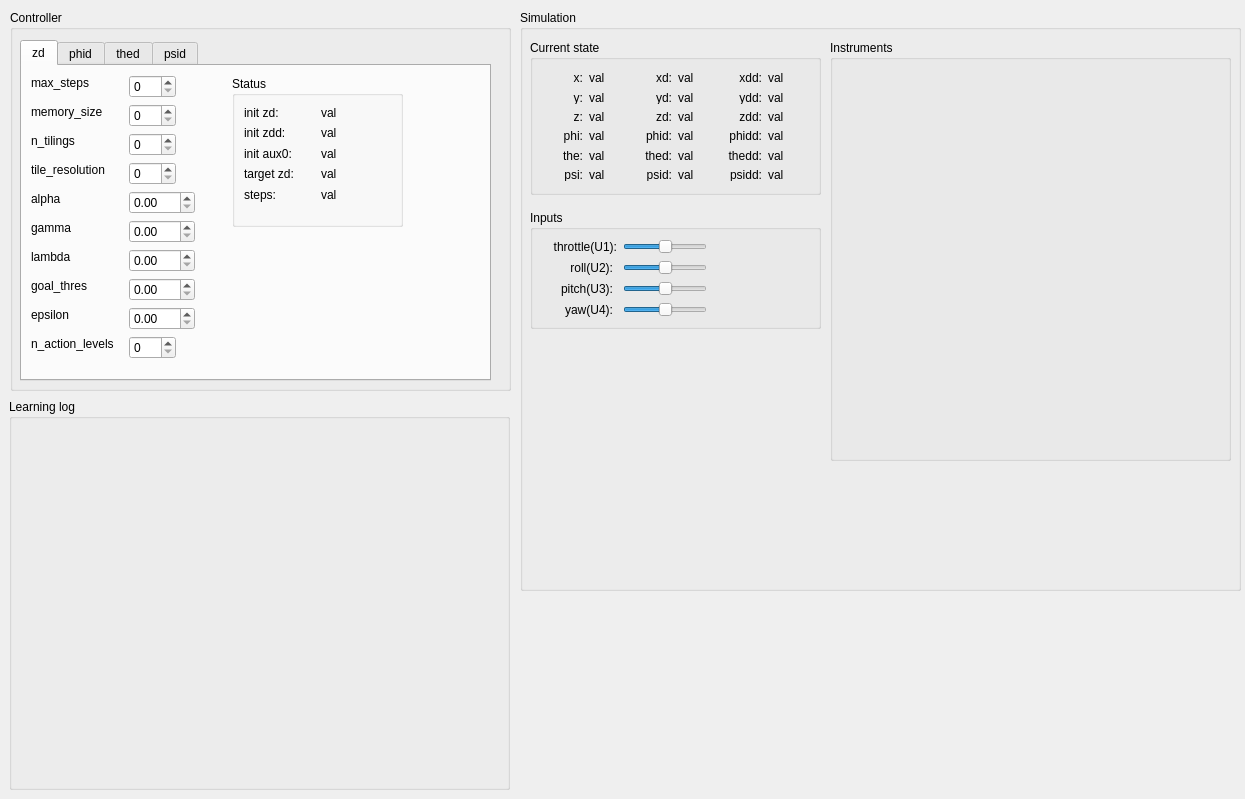
<?xml version="1.0" encoding="UTF-8"?>
<ui version="4.0">
 <class>main_app_ui</class>
 <widget class="QMainWindow" name="main_app_ui">
  <property name="windowModality">
   <enum>Qt::ApplicationModal</enum>
  </property>
  <property name="geometry">
   <rect>
    <x>0</x>
    <y>0</y>
    <width>1245</width>
    <height>799</height>
   </rect>
  </property>
  <property name="windowTitle">
   <string>main_app</string>
  </property>
  <widget class="QWidget" name="centralWidget">
   <widget class="QGroupBox" name="groupBox">
    <property name="geometry">
     <rect>
      <x>10</x>
      <y>10</y>
      <width>501</width>
      <height>381</height>
     </rect>
    </property>
    <property name="title">
     <string>Controller</string>
    </property>
    <widget class="QTabWidget" name="tabWidget">
     <property name="geometry">
      <rect>
       <x>10</x>
       <y>30</y>
       <width>471</width>
       <height>341</height>
      </rect>
     </property>
     <property name="currentIndex">
      <number>0</number>
     </property>
     <widget class="QWidget" name="tab">
      <attribute name="title">
       <string>zd</string>
      </attribute>
      <widget class="QLabel" name="label">
       <property name="geometry">
        <rect>
         <x>9</x>
         <y>9</y>
         <width>65</width>
         <height>16</height>
        </rect>
       </property>
       <property name="text">
        <string>max_steps</string>
       </property>
      </widget>
      <widget class="QSpinBox" name="spinBox">
       <property name="geometry">
        <rect>
         <x>107</x>
         <y>9</y>
         <width>47</width>
         <height>23</height>
        </rect>
       </property>
      </widget>
      <widget class="QLabel" name="label_2">
       <property name="geometry">
        <rect>
         <x>9</x>
         <y>38</y>
         <width>80</width>
         <height>16</height>
        </rect>
       </property>
       <property name="text">
        <string>memory_size</string>
       </property>
      </widget>
      <widget class="QSpinBox" name="spinBox_2">
       <property name="geometry">
        <rect>
         <x>107</x>
         <y>38</y>
         <width>47</width>
         <height>23</height>
        </rect>
       </property>
      </widget>
      <widget class="QLabel" name="label_3">
       <property name="geometry">
        <rect>
         <x>9</x>
         <y>67</y>
         <width>50</width>
         <height>16</height>
        </rect>
       </property>
       <property name="text">
        <string>n_tilings</string>
       </property>
      </widget>
      <widget class="QSpinBox" name="spinBox_3">
       <property name="geometry">
        <rect>
         <x>107</x>
         <y>67</y>
         <width>47</width>
         <height>23</height>
        </rect>
       </property>
      </widget>
      <widget class="QSpinBox" name="spinBox_4">
       <property name="geometry">
        <rect>
         <x>107</x>
         <y>96</y>
         <width>47</width>
         <height>23</height>
        </rect>
       </property>
      </widget>
      <widget class="QDoubleSpinBox" name="doubleSpinBox">
       <property name="geometry">
        <rect>
         <x>107</x>
         <y>125</y>
         <width>66</width>
         <height>23</height>
        </rect>
       </property>
      </widget>
      <widget class="QLabel" name="label_4">
       <property name="geometry">
        <rect>
         <x>9</x>
         <y>96</y>
         <width>85</width>
         <height>16</height>
        </rect>
       </property>
       <property name="text">
        <string>tile_resolution</string>
       </property>
      </widget>
      <widget class="QDoubleSpinBox" name="doubleSpinBox_2">
       <property name="geometry">
        <rect>
         <x>107</x>
         <y>154</y>
         <width>66</width>
         <height>23</height>
        </rect>
       </property>
      </widget>
      <widget class="QLabel" name="label_5">
       <property name="geometry">
        <rect>
         <x>9</x>
         <y>125</y>
         <width>34</width>
         <height>16</height>
        </rect>
       </property>
       <property name="text">
        <string>alpha</string>
       </property>
      </widget>
      <widget class="QDoubleSpinBox" name="doubleSpinBox_3">
       <property name="geometry">
        <rect>
         <x>107</x>
         <y>183</y>
         <width>66</width>
         <height>23</height>
        </rect>
       </property>
      </widget>
      <widget class="QLabel" name="label_7">
       <property name="geometry">
        <rect>
         <x>9</x>
         <y>183</y>
         <width>45</width>
         <height>16</height>
        </rect>
       </property>
       <property name="text">
        <string>lambda</string>
       </property>
      </widget>
      <widget class="QLabel" name="label_6">
       <property name="geometry">
        <rect>
         <x>9</x>
         <y>154</y>
         <width>46</width>
         <height>16</height>
        </rect>
       </property>
       <property name="text">
        <string>gamma</string>
       </property>
      </widget>
      <widget class="QLabel" name="label_8">
       <property name="geometry">
        <rect>
         <x>9</x>
         <y>212</y>
         <width>63</width>
         <height>16</height>
        </rect>
       </property>
       <property name="text">
        <string>goal_thres</string>
       </property>
      </widget>
      <widget class="QDoubleSpinBox" name="doubleSpinBox_4">
       <property name="geometry">
        <rect>
         <x>107</x>
         <y>212</y>
         <width>66</width>
         <height>23</height>
        </rect>
       </property>
      </widget>
      <widget class="QLabel" name="label_9">
       <property name="geometry">
        <rect>
         <x>9</x>
         <y>241</y>
         <width>43</width>
         <height>16</height>
        </rect>
       </property>
       <property name="text">
        <string>epsilon</string>
       </property>
      </widget>
      <widget class="QDoubleSpinBox" name="doubleSpinBox_5">
       <property name="geometry">
        <rect>
         <x>107</x>
         <y>241</y>
         <width>66</width>
         <height>23</height>
        </rect>
       </property>
      </widget>
      <widget class="QLabel" name="label_10">
       <property name="geometry">
        <rect>
         <x>9</x>
         <y>270</y>
         <width>92</width>
         <height>16</height>
        </rect>
       </property>
       <property name="text">
        <string>n_action_levels</string>
       </property>
      </widget>
      <widget class="QSpinBox" name="spinBox_5">
       <property name="geometry">
        <rect>
         <x>107</x>
         <y>270</y>
         <width>47</width>
         <height>23</height>
        </rect>
       </property>
      </widget>
      <widget class="QGroupBox" name="groupBox_6">
       <property name="geometry">
        <rect>
         <x>210</x>
         <y>10</y>
         <width>171</width>
         <height>151</height>
        </rect>
       </property>
       <property name="title">
        <string>Status</string>
       </property>
       <widget class="QLabel" name="label_21">
        <property name="geometry">
         <rect>
          <x>12</x>
          <y>29</y>
          <width>41</width>
          <height>16</height>
         </rect>
        </property>
        <property name="text">
         <string>init zd:</string>
        </property>
       </widget>
       <widget class="QLabel" name="init_zd_val">
        <property name="geometry">
         <rect>
          <x>89</x>
          <y>29</y>
          <width>71</width>
          <height>16</height>
         </rect>
        </property>
        <property name="text">
         <string>val</string>
        </property>
       </widget>
       <widget class="QLabel" name="label_25">
        <property name="geometry">
         <rect>
          <x>12</x>
          <y>49</y>
          <width>49</width>
          <height>16</height>
         </rect>
        </property>
        <property name="text">
         <string>init zdd:</string>
        </property>
       </widget>
       <widget class="QLabel" name="init_zdd_val">
        <property name="geometry">
         <rect>
          <x>89</x>
          <y>49</y>
          <width>71</width>
          <height>16</height>
         </rect>
        </property>
        <property name="text">
         <string>val</string>
        </property>
       </widget>
       <widget class="QLabel" name="label_22">
        <property name="geometry">
         <rect>
          <x>12</x>
          <y>70</y>
          <width>57</width>
          <height>16</height>
         </rect>
        </property>
        <property name="text">
         <string>init aux0:</string>
        </property>
       </widget>
       <widget class="QLabel" name="init_aux0_val">
        <property name="geometry">
         <rect>
          <x>89</x>
          <y>70</y>
          <width>71</width>
          <height>16</height>
         </rect>
        </property>
        <property name="text">
         <string>val</string>
        </property>
       </widget>
       <widget class="QLabel" name="label_24">
        <property name="geometry">
         <rect>
          <x>12</x>
          <y>90</y>
          <width>59</width>
          <height>16</height>
         </rect>
        </property>
        <property name="text">
         <string>target zd:</string>
        </property>
       </widget>
       <widget class="QLabel" name="target_zd_val">
        <property name="geometry">
         <rect>
          <x>89</x>
          <y>90</y>
          <width>71</width>
          <height>16</height>
         </rect>
        </property>
        <property name="text">
         <string>val</string>
        </property>
       </widget>
       <widget class="QLabel" name="label_26">
        <property name="geometry">
         <rect>
          <x>12</x>
          <y>111</y>
          <width>37</width>
          <height>16</height>
         </rect>
        </property>
        <property name="text">
         <string>steps:</string>
        </property>
       </widget>
       <widget class="QLabel" name="steps_zd_val">
        <property name="geometry">
         <rect>
          <x>89</x>
          <y>111</y>
          <width>71</width>
          <height>16</height>
         </rect>
        </property>
        <property name="text">
         <string>val</string>
        </property>
       </widget>
      </widget>
     </widget>
     <widget class="QWidget" name="tab_2">
      <attribute name="title">
       <string>phid</string>
      </attribute>
     </widget>
     <widget class="QWidget" name="tab_3">
      <attribute name="title">
       <string>thed</string>
      </attribute>
     </widget>
     <widget class="QWidget" name="tab_4">
      <attribute name="title">
       <string>psid</string>
      </attribute>
     </widget>
    </widget>
   </widget>
   <widget class="QGroupBox" name="groupBox_2">
    <property name="geometry">
     <rect>
      <x>520</x>
      <y>10</y>
      <width>721</width>
      <height>581</height>
     </rect>
    </property>
    <property name="title">
     <string>Simulation</string>
    </property>
    <widget class="QGroupBox" name="groupBox_3">
     <property name="geometry">
      <rect>
       <x>10</x>
       <y>30</y>
       <width>291</width>
       <height>155</height>
      </rect>
     </property>
     <property name="title">
      <string>Current state</string>
     </property>
     <layout class="QGridLayout" name="gridLayout_2">
      <item row="3" column="5">
       <widget class="QLabel" name="phidd_l">
        <property name="text">
         <string>val</string>
        </property>
       </widget>
      </item>
      <item row="0" column="0">
       <widget class="QLabel" name="label_11">
        <property name="text">
         <string>x:</string>
        </property>
        <property name="alignment">
         <set>Qt::AlignRight|Qt::AlignTrailing|Qt::AlignVCenter</set>
        </property>
       </widget>
      </item>
      <item row="0" column="1">
       <widget class="QLabel" name="x_l">
        <property name="text">
         <string>val</string>
        </property>
       </widget>
      </item>
      <item row="0" column="2">
       <widget class="QLabel" name="label_31">
        <property name="text">
         <string>xd:</string>
        </property>
        <property name="alignment">
         <set>Qt::AlignRight|Qt::AlignTrailing|Qt::AlignVCenter</set>
        </property>
       </widget>
      </item>
      <item row="0" column="3">
       <widget class="QLabel" name="xd_l">
        <property name="text">
         <string>val</string>
        </property>
       </widget>
      </item>
      <item row="0" column="4">
       <widget class="QLabel" name="label_43">
        <property name="text">
         <string>xdd:</string>
        </property>
        <property name="alignment">
         <set>Qt::AlignRight|Qt::AlignTrailing|Qt::AlignVCenter</set>
        </property>
       </widget>
      </item>
      <item row="0" column="5">
       <widget class="QLabel" name="xdd_l">
        <property name="text">
         <string>val</string>
        </property>
       </widget>
      </item>
      <item row="1" column="0">
       <widget class="QLabel" name="label_12">
        <property name="text">
         <string>y:</string>
        </property>
        <property name="alignment">
         <set>Qt::AlignRight|Qt::AlignTrailing|Qt::AlignVCenter</set>
        </property>
       </widget>
      </item>
      <item row="1" column="1">
       <widget class="QLabel" name="y_l">
        <property name="text">
         <string>val</string>
        </property>
       </widget>
      </item>
      <item row="1" column="2">
       <widget class="QLabel" name="label_32">
        <property name="text">
         <string>yd:</string>
        </property>
        <property name="alignment">
         <set>Qt::AlignRight|Qt::AlignTrailing|Qt::AlignVCenter</set>
        </property>
       </widget>
      </item>
      <item row="1" column="3">
       <widget class="QLabel" name="yd_l">
        <property name="text">
         <string>val</string>
        </property>
       </widget>
      </item>
      <item row="1" column="4">
       <widget class="QLabel" name="label_44">
        <property name="text">
         <string>ydd:</string>
        </property>
        <property name="alignment">
         <set>Qt::AlignRight|Qt::AlignTrailing|Qt::AlignVCenter</set>
        </property>
       </widget>
      </item>
      <item row="2" column="1">
       <widget class="QLabel" name="z_l">
        <property name="text">
         <string>val</string>
        </property>
       </widget>
      </item>
      <item row="1" column="5">
       <widget class="QLabel" name="ydd_l">
        <property name="text">
         <string>val</string>
        </property>
       </widget>
      </item>
      <item row="2" column="0">
       <widget class="QLabel" name="label_13">
        <property name="text">
         <string>z:</string>
        </property>
        <property name="alignment">
         <set>Qt::AlignRight|Qt::AlignTrailing|Qt::AlignVCenter</set>
        </property>
       </widget>
      </item>
      <item row="2" column="3">
       <widget class="QLabel" name="zd_l">
        <property name="text">
         <string>val</string>
        </property>
       </widget>
      </item>
      <item row="2" column="2">
       <widget class="QLabel" name="label_29">
        <property name="text">
         <string>zd:</string>
        </property>
        <property name="alignment">
         <set>Qt::AlignRight|Qt::AlignTrailing|Qt::AlignVCenter</set>
        </property>
       </widget>
      </item>
      <item row="2" column="5">
       <widget class="QLabel" name="zdd_l">
        <property name="text">
         <string>val</string>
        </property>
       </widget>
      </item>
      <item row="2" column="4">
       <widget class="QLabel" name="label_41">
        <property name="text">
         <string>zdd:</string>
        </property>
        <property name="alignment">
         <set>Qt::AlignRight|Qt::AlignTrailing|Qt::AlignVCenter</set>
        </property>
       </widget>
      </item>
      <item row="3" column="1">
       <widget class="QLabel" name="phi_l">
        <property name="text">
         <string>val</string>
        </property>
       </widget>
      </item>
      <item row="3" column="0">
       <widget class="QLabel" name="label_15">
        <property name="text">
         <string>phi:</string>
        </property>
        <property name="alignment">
         <set>Qt::AlignRight|Qt::AlignTrailing|Qt::AlignVCenter</set>
        </property>
       </widget>
      </item>
      <item row="3" column="3">
       <widget class="QLabel" name="phid_l">
        <property name="text">
         <string>val</string>
        </property>
       </widget>
      </item>
      <item row="3" column="2">
       <widget class="QLabel" name="label_30">
        <property name="text">
         <string>phid:</string>
        </property>
        <property name="alignment">
         <set>Qt::AlignRight|Qt::AlignTrailing|Qt::AlignVCenter</set>
        </property>
       </widget>
      </item>
      <item row="3" column="4">
       <widget class="QLabel" name="label_42">
        <property name="text">
         <string>phidd:</string>
        </property>
        <property name="alignment">
         <set>Qt::AlignRight|Qt::AlignTrailing|Qt::AlignVCenter</set>
        </property>
       </widget>
      </item>
      <item row="4" column="1">
       <widget class="QLabel" name="the_l">
        <property name="text">
         <string>val</string>
        </property>
       </widget>
      </item>
      <item row="4" column="0">
       <widget class="QLabel" name="label_16">
        <property name="text">
         <string>the:</string>
        </property>
        <property name="alignment">
         <set>Qt::AlignRight|Qt::AlignTrailing|Qt::AlignVCenter</set>
        </property>
       </widget>
      </item>
      <item row="4" column="3">
       <widget class="QLabel" name="thed_l">
        <property name="text">
         <string>val</string>
        </property>
       </widget>
      </item>
      <item row="4" column="2">
       <widget class="QLabel" name="label_27">
        <property name="text">
         <string>thed:</string>
        </property>
        <property name="alignment">
         <set>Qt::AlignRight|Qt::AlignTrailing|Qt::AlignVCenter</set>
        </property>
       </widget>
      </item>
      <item row="4" column="5">
       <widget class="QLabel" name="thedd_l">
        <property name="text">
         <string>val</string>
        </property>
       </widget>
      </item>
      <item row="4" column="4">
       <widget class="QLabel" name="label_39">
        <property name="text">
         <string>thedd:</string>
        </property>
        <property name="alignment">
         <set>Qt::AlignRight|Qt::AlignTrailing|Qt::AlignVCenter</set>
        </property>
       </widget>
      </item>
      <item row="5" column="1">
       <widget class="QLabel" name="psi_l">
        <property name="text">
         <string>val</string>
        </property>
       </widget>
      </item>
      <item row="5" column="0">
       <widget class="QLabel" name="label_14">
        <property name="text">
         <string>psi:</string>
        </property>
        <property name="alignment">
         <set>Qt::AlignRight|Qt::AlignTrailing|Qt::AlignVCenter</set>
        </property>
       </widget>
      </item>
      <item row="5" column="3">
       <widget class="QLabel" name="psid_l">
        <property name="text">
         <string>val</string>
        </property>
       </widget>
      </item>
      <item row="5" column="5">
       <widget class="QLabel" name="psidd_l">
        <property name="text">
         <string>val</string>
        </property>
       </widget>
      </item>
      <item row="5" column="4">
       <widget class="QLabel" name="label_35">
        <property name="text">
         <string>psidd:</string>
        </property>
        <property name="alignment">
         <set>Qt::AlignRight|Qt::AlignTrailing|Qt::AlignVCenter</set>
        </property>
       </widget>
      </item>
      <item row="5" column="2">
       <widget class="QLabel" name="label_23">
        <property name="text">
         <string>psid:</string>
        </property>
        <property name="alignment">
         <set>Qt::AlignRight|Qt::AlignTrailing|Qt::AlignVCenter</set>
        </property>
       </widget>
      </item>
     </layout>
     <zorder>label_11</zorder>
     <zorder>label_12</zorder>
     <zorder>label_13</zorder>
     <zorder>label_14</zorder>
     <zorder>label_15</zorder>
     <zorder>label_16</zorder>
     <zorder>the_l</zorder>
     <zorder>phi_l</zorder>
     <zorder>z_l</zorder>
     <zorder>y_l</zorder>
     <zorder>x_l</zorder>
     <zorder>psi_l</zorder>
     <zorder>label_23</zorder>
     <zorder>psid_l</zorder>
     <zorder>xd_l</zorder>
     <zorder>zd_l</zorder>
     <zorder>label_27</zorder>
     <zorder>yd_l</zorder>
     <zorder>label_29</zorder>
     <zorder>label_30</zorder>
     <zorder>label_31</zorder>
     <zorder>label_32</zorder>
     <zorder>thed_l</zorder>
     <zorder>phid_l</zorder>
     <zorder>label_35</zorder>
     <zorder>psidd_l</zorder>
     <zorder>xdd_l</zorder>
     <zorder>zdd_l</zorder>
     <zorder>label_39</zorder>
     <zorder>ydd_l</zorder>
     <zorder>label_41</zorder>
     <zorder>label_42</zorder>
     <zorder>label_43</zorder>
     <zorder>label_44</zorder>
     <zorder>thedd_l</zorder>
     <zorder>phidd_l</zorder>
    </widget>
    <widget class="QGroupBox" name="groupBox_5">
     <property name="geometry">
      <rect>
       <x>310</x>
       <y>30</y>
       <width>401</width>
       <height>421</height>
      </rect>
     </property>
     <property name="title">
      <string>Instruments</string>
     </property>
     <widget class="gl_widget" name="render_widget" native="true">
      <property name="geometry">
       <rect>
        <x>0</x>
        <y>20</y>
        <width>401</width>
        <height>401</height>
       </rect>
      </property>
     </widget>
    </widget>
    <widget class="QGroupBox" name="groupBox_4">
     <property name="geometry">
      <rect>
       <x>10</x>
       <y>200</y>
       <width>291</width>
       <height>119</height>
      </rect>
     </property>
     <property name="title">
      <string>Inputs</string>
     </property>
     <widget class="QSlider" name="U1_s">
      <property name="geometry">
       <rect>
        <x>93</x>
        <y>29</y>
        <width>84</width>
        <height>16</height>
       </rect>
      </property>
      <property name="autoFillBackground">
       <bool>false</bool>
      </property>
      <property name="minimum">
       <number>-100</number>
      </property>
      <property name="maximum">
       <number>100</number>
      </property>
      <property name="singleStep">
       <number>1</number>
      </property>
      <property name="value">
       <number>0</number>
      </property>
      <property name="sliderPosition">
       <number>0</number>
      </property>
      <property name="tracking">
       <bool>true</bool>
      </property>
      <property name="orientation">
       <enum>Qt::Horizontal</enum>
      </property>
     </widget>
     <widget class="QSlider" name="U2_s">
      <property name="geometry">
       <rect>
        <x>93</x>
        <y>50</y>
        <width>84</width>
        <height>16</height>
       </rect>
      </property>
      <property name="minimum">
       <number>-100</number>
      </property>
      <property name="maximum">
       <number>100</number>
      </property>
      <property name="value">
       <number>0</number>
      </property>
      <property name="orientation">
       <enum>Qt::Horizontal</enum>
      </property>
     </widget>
     <widget class="QSlider" name="U3_s">
      <property name="geometry">
       <rect>
        <x>93</x>
        <y>71</y>
        <width>84</width>
        <height>16</height>
       </rect>
      </property>
      <property name="minimum">
       <number>-100</number>
      </property>
      <property name="maximum">
       <number>100</number>
      </property>
      <property name="value">
       <number>0</number>
      </property>
      <property name="orientation">
       <enum>Qt::Horizontal</enum>
      </property>
     </widget>
     <widget class="QSlider" name="U4_s">
      <property name="geometry">
       <rect>
        <x>93</x>
        <y>92</y>
        <width>84</width>
        <height>16</height>
       </rect>
      </property>
      <property name="minimum">
       <number>-100</number>
      </property>
      <property name="maximum">
       <number>100</number>
      </property>
      <property name="value">
       <number>0</number>
      </property>
      <property name="orientation">
       <enum>Qt::Horizontal</enum>
      </property>
     </widget>
     <widget class="QLabel" name="label_17">
      <property name="geometry">
       <rect>
        <x>12</x>
        <y>29</y>
        <width>75</width>
        <height>16</height>
       </rect>
      </property>
      <property name="text">
       <string>throttle(U1):</string>
      </property>
      <property name="alignment">
       <set>Qt::AlignRight|Qt::AlignTrailing|Qt::AlignVCenter</set>
      </property>
     </widget>
     <widget class="QLabel" name="label_18">
      <property name="geometry">
       <rect>
        <x>12</x>
        <y>50</y>
        <width>71</width>
        <height>16</height>
       </rect>
      </property>
      <property name="text">
       <string>roll(U2):</string>
      </property>
      <property name="alignment">
       <set>Qt::AlignRight|Qt::AlignTrailing|Qt::AlignVCenter</set>
      </property>
     </widget>
     <widget class="QLabel" name="label_19">
      <property name="geometry">
       <rect>
        <x>12</x>
        <y>71</y>
        <width>71</width>
        <height>16</height>
       </rect>
      </property>
      <property name="text">
       <string>pitch(U3):</string>
      </property>
      <property name="alignment">
       <set>Qt::AlignRight|Qt::AlignTrailing|Qt::AlignVCenter</set>
      </property>
     </widget>
     <widget class="QLabel" name="label_20">
      <property name="geometry">
       <rect>
        <x>12</x>
        <y>92</y>
        <width>71</width>
        <height>16</height>
       </rect>
      </property>
      <property name="text">
       <string>yaw(U4):</string>
      </property>
      <property name="alignment">
       <set>Qt::AlignRight|Qt::AlignTrailing|Qt::AlignVCenter</set>
      </property>
     </widget>
    </widget>
   </widget>
   <widget class="QGroupBox" name="groupBox_7">
    <property name="geometry">
     <rect>
      <x>9</x>
      <y>399</y>
      <width>501</width>
      <height>391</height>
     </rect>
    </property>
    <property name="title">
     <string>Learning log</string>
    </property>
    <layout class="QVBoxLayout" name="verticalLayout">
     <item>
      <widget class="QCustomPlot" name="plot_state_stated" native="true"/>
     </item>
     <item>
      <widget class="QCustomPlot" name="plot_state_t" native="true"/>
     </item>
    </layout>
   </widget>
  </widget>
 </widget>
 <layoutdefault spacing="6" margin="11"/>
 <customwidgets>
  <customwidget>
   <class>gl_widget</class>
   <extends>QWidget</extends>
   <header location="global">gl_widget.h</header>
   <container>1</container>
  </customwidget>
  <customwidget>
   <class>QCustomPlot</class>
   <extends>QWidget</extends>
   <header>qcustomplot.h</header>
   <container>1</container>
  </customwidget>
 </customwidgets>
 <resources/>
 <connections/>
</ui>
